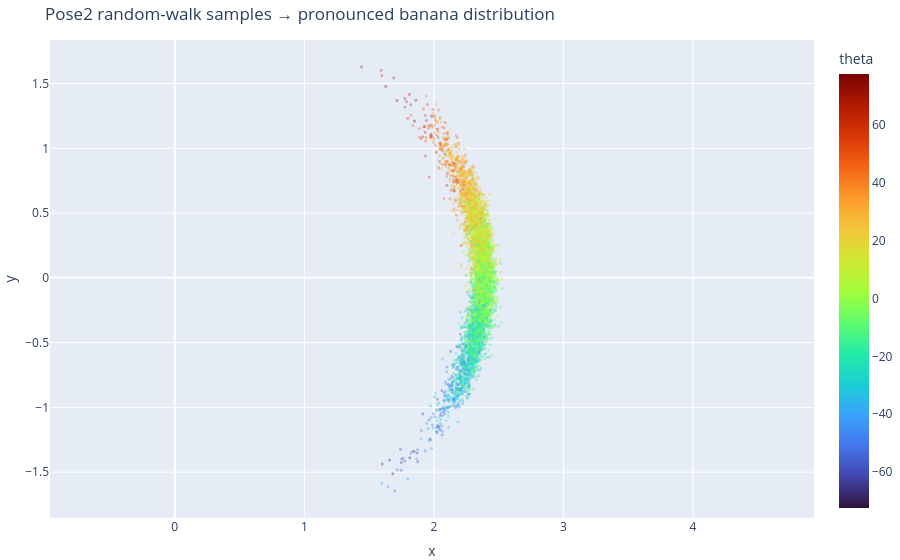

Notebook code for this chart:
### Code cell
# Incremental random-walk generation of a banana-shaped distribution
rng = np.random.default_rng(42)
N: int = 5000   # number of trajectories
K: int = 20     # number of small increments per trajectory

# Increment noise parameters (tangent space): forward, lateral, heading
sigma_forward = 0.01   # small forward step ~ 10 cm
sigma_lateral = 0.01   # very little sideways motion
sigma_theta = np.deg2rad(5)  # modest heading noise each step (5 degrees)
forward_mean = 0.12    # deterministic forward progress per step

poses = []
for _ in range(N):
    pose = Pose2(0,0,0)
    for _ in range(K):
        # Sample incremental tangent vector (dx_body, dy_body, dtheta)
        delta : V = np.array([
            rng.normal(forward_mean, sigma_forward),
            rng.normal(0.0,          sigma_lateral),
            rng.normal(0.0,          sigma_theta)
        ])
        pose = pose.retract(delta)
    poses.append(pose)

plot_pose2_samples(poses)

### Figure 1 — Plotly figure (JSON) as saved in the notebook; plotly's stock layout.template omitted (floating-point values rounded to 4 significant figures; data arrays with more than 128 entries replaced by an {"elided": "..."} marker saying what was removed)
{"data": [{"marker": {"color": {"elided": "5000 float values"}, "colorbar": {"title": {"text": "theta"}}, "colorscale": [[0, "#30123b"], [0.07143, "#4145ab"], [0.1429, "#4675ed"], [0.2143, "#39a2fc"], [0.2857, "#1bcfd4"], [0.3571, "#24eca6"], [0.4286, "#61fc6c"], [0.5, "#a4fc3b"], [0.5714, "#d1e834"], [0.6429, "#f3c63a"], [0.7143, "#fe9b2d"], [0.7857, "#f36315"], [0.8571, "#d93806"], [0.9286, "#b11901"], [1, "#7a0402"]], "opacity": 0.35, "size": 3}, "mode": "markers", "name": "end poses", "type": "scattergl", "x": {"elided": "5000 float values"}, "y": {"elided": "5000 float values"}}], "layout": {"margin": {"b": 0, "l": 0, "r": 0, "t": 40}, "title": {"text": "Pose2 random-walk samples → pronounced banana distribution"}, "xaxis": {"title": {"text": "x"}}, "yaxis": {"scaleanchor": "x", "title": {"text": "y"}}}}
